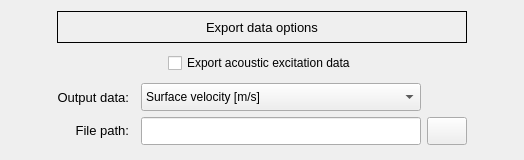
                  <widget class="QFrame" name="frame_3">
                   <property name="minimumSize">
                    <size>
                     <width>0</width>
                     <height>160</height>
                    </size>
                   </property>
                   <property name="maximumSize">
                    <size>
                     <width>16777215</width>
                     <height>180</height>
                    </size>
                   </property>
                   <property name="frameShape">
                    <enum>QFrame::Shape::NoFrame</enum>
                   </property>
                   <property name="frameShadow">
                    <enum>QFrame::Shadow::Raised</enum>
                   </property>
                   <layout class="QGridLayout" name="gridLayout_19">
                    <item row="2" column="1">
                     <widget class="QLabel" name="label_data_type">
                      <property name="minimumSize">
                       <size>
                        <width>0</width>
                        <height>28</height>
                       </size>
                      </property>
                      <property name="maximumSize">
                       <size>
                        <width>80</width>
                        <height>28</height>
                       </size>
                      </property>
                      <property name="font">
                       <font>
                        <family>MS Shell Dlg 2</family>
                        <pointsize>10</pointsize>
                        <italic>false</italic>
                        <bold>false</bold>
                       </font>
                      </property>
                      <property name="text">
                       <string>&lt;html&gt;&lt;head/&gt;&lt;body&gt;&lt;p align=&quot;right&quot;&gt;Output data:&lt;/p&gt;&lt;/body&gt;&lt;/html&gt;</string>
                      </property>
                      <property name="alignment">
                       <set>Qt::AlignmentFlag::AlignRight|Qt::AlignmentFlag::AlignTrailing|Qt::AlignmentFlag::AlignVCenter</set>
                      </property>
                     </widget>
                    </item>
                    <item row="1" column="0" colspan="6">
                     <widget class="QFrame" name="frame_9">
                      <property name="maximumSize">
                       <size>
                        <width>16777215</width>
                        <height>28</height>
                       </size>
                      </property>
                      <property name="frameShape">
                       <enum>QFrame::Shape::NoFrame</enum>
                      </property>
                      <property name="frameShadow">
                       <enum>QFrame::Shadow::Raised</enum>
                      </property>
                      <layout class="QGridLayout" name="gridLayout_20">
                       <property name="leftMargin">
                        <number>0</number>
                       </property>
                       <property name="topMargin">
                        <number>0</number>
                       </property>
                       <property name="rightMargin">
                        <number>0</number>
                       </property>
                       <property name="bottomMargin">
                        <number>0</number>
                       </property>
                       <item row="0" column="1">
                        <widget class="QCheckBox" name="checkBox_export_data">
                         <property name="minimumSize">
                          <size>
                           <width>0</width>
                           <height>0</height>
                          </size>
                         </property>
                         <property name="maximumSize">
                          <size>
                           <width>16777215</width>
                           <height>28</height>
                          </size>
                         </property>
                         <property name="text">
                          <string>Export acoustic excitation data</string>
                         </property>
                        </widget>
                       </item>
                       <item row="0" column="0">
                        <spacer name="horizontalSpacer_15">
                         <property name="orientation">
                          <enum>Qt::Orientation::Horizontal</enum>
                         </property>
                         <property name="sizeHint" stdset="0">
                          <size>
                           <width>40</width>
                           <height>20</height>
                          </size>
                         </property>
                        </spacer>
                       </item>
                       <item row="0" column="2">
                        <spacer name="horizontalSpacer_16">
                         <property name="orientation">
                          <enum>Qt::Orientation::Horizontal</enum>
                         </property>
                         <property name="sizeHint" stdset="0">
                          <size>
                           <width>40</width>
                           <height>20</height>
                          </size>
                         </property>
                        </spacer>
                       </item>
                      </layout>
                     </widget>
                    </item>
                    <item row="0" column="1" colspan="4">
                     <widget class="QLabel" name="label_10">
                      <property name="minimumSize">
                       <size>
                        <width>0</width>
                        <height>32</height>
                       </size>
                      </property>
                      <property name="maximumSize">
                       <size>
                        <width>16777215</width>
                        <height>32</height>
                       </size>
                      </property>
                      <property name="font">
                       <font>
                        <family>MS Shell Dlg 2</family>
                        <pointsize>10</pointsize>
                        <italic>false</italic>
                        <bold>false</bold>
                       </font>
                      </property>
                      <property name="frameShape">
                       <enum>QFrame::Shape::Box</enum>
                      </property>
                      <property name="text">
                       <string>Export data options</string>
                      </property>
                      <property name="textFormat">
                       <enum>Qt::TextFormat::AutoText</enum>
                      </property>
                      <property name="alignment">
                       <set>Qt::AlignmentFlag::AlignCenter</set>
                      </property>
                     </widget>
                    </item>
                    <item row="3" column="3">
                     <widget class="QLineEdit" name="lineEdit_export_path">
                      <property name="enabled">
                       <bool>true</bool>
                      </property>
                      <property name="minimumSize">
                       <size>
                        <width>280</width>
                        <height>28</height>
                       </size>
                      </property>
                      <property name="maximumSize">
                       <size>
                        <width>280</width>
                        <height>28</height>
                       </size>
                      </property>
                      <property name="font">
                       <font>
                        <family>MS Shell Dlg 2</family>
                        <pointsize>8</pointsize>
                        <italic>false</italic>
                        <bold>false</bold>
                       </font>
                      </property>
                      <property name="focusPolicy">
                       <enum>Qt::FocusPolicy::StrongFocus</enum>
                      </property>
                      <property name="text">
                       <string/>
                      </property>
                      <property name="alignment">
                       <set>Qt::AlignmentFlag::AlignCenter</set>
                      </property>
                      <property name="clearButtonEnabled">
                       <bool>true</bool>
                      </property>
                     </widget>
                    </item>
                    <item row="3" column="1">
                     <widget class="QLabel" name="label_export_path">
                      <property name="minimumSize">
                       <size>
                        <width>0</width>
                        <height>28</height>
                       </size>
                      </property>
                      <property name="maximumSize">
                       <size>
                        <width>80</width>
                        <height>28</height>
                       </size>
                      </property>
                      <property name="font">
                       <font>
                        <family>MS Shell Dlg 2</family>
                        <pointsize>10</pointsize>
                        <italic>false</italic>
                        <bold>false</bold>
                       </font>
                      </property>
                      <property name="text">
                       <string>&lt;html&gt;&lt;head/&gt;&lt;body&gt;&lt;p align=&quot;right&quot;&gt;File path:&lt;/p&gt;&lt;/body&gt;&lt;/html&gt;</string>
                      </property>
                      <property name="alignment">
                       <set>Qt::AlignmentFlag::AlignRight|Qt::AlignmentFlag::AlignTrailing|Qt::AlignmentFlag::AlignVCenter</set>
                      </property>
                     </widget>
                    </item>
                    <item row="3" column="5">
                     <spacer name="horizontalSpacer_14">
                      <property name="orientation">
                       <enum>Qt::Orientation::Horizontal</enum>
                      </property>
                      <property name="sizeHint" stdset="0">
                       <size>
                        <width>40</width>
                        <height>20</height>
                       </size>
                      </property>
                     </spacer>
                    </item>
                    <item row="3" column="0">
                     <spacer name="horizontalSpacer_13">
                      <property name="orientation">
                       <enum>Qt::Orientation::Horizontal</enum>
                      </property>
                      <property name="sizeHint" stdset="0">
                       <size>
                        <width>40</width>
                        <height>20</height>
                       </size>
                      </property>
                     </spacer>
                    </item>
                    <item row="3" column="4">
                     <widget class="QPushButton" name="pushButton_export_path">
                      <property name="minimumSize">
                       <size>
                        <width>40</width>
                        <height>28</height>
                       </size>
                      </property>
                      <property name="maximumSize">
                       <size>
                        <width>40</width>
                        <height>28</height>
                       </size>
                      </property>
                      <property name="font">
                       <font>
                        <family>MS Shell Dlg 2</family>
                        <pointsize>10</pointsize>
                        <italic>false</italic>
                        <bold>false</bold>
                       </font>
                      </property>
                      <property name="styleSheet">
                       <string notr="true"/>
                      </property>
                      <property name="text">
                       <string/>
                      </property>
                      <property name="icon">
                       <iconset resource="../../../icons/resources.qrc">
                        <normaloff>:/icons/new_file.png</normaloff>:/icons/new_file.png</iconset>
                      </property>
                      <property name="iconSize">
                       <size>
                        <width>20</width>
                        <height>20</height>
                       </size>
                      </property>
                      <property name="autoDefault">
                       <bool>false</bool>
                      </property>
                      <property name="default">
                       <bool>false</bool>
                      </property>
                      <property name="flat">
                       <bool>false</bool>
                      </property>
                     </widget>
                    </item>
                    <item row="2" column="3">
                     <widget class="QComboBox" name="comboBox_output_data_type">
                      <property name="minimumSize">
                       <size>
                        <width>0</width>
                        <height>28</height>
                       </size>
                      </property>
                      <property name="maximumSize">
                       <size>
                        <width>16777215</width>
                        <height>28</height>
                       </size>
                      </property>
                      <item>
                       <property name="text">
                        <string>Surface velocity [m/s]</string>
                       </property>
                      </item>
                      <item>
                       <property name="text">
                        <string>Flow rate [m³/s]</string>
                       </property>
                      </item>
                     </widget>
                    </item>
                   </layout>
                  </widget>
